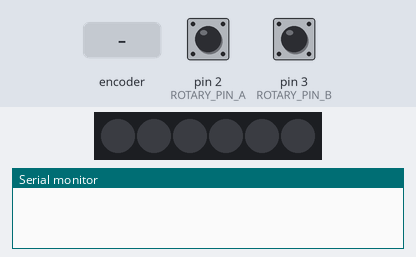
Bench run of a sketch on a simulated Arduino Uno, built with avr-gcc and run on an emulated ATmega328P. On the bench: 6 RGB LEDs in strip order, left to right, the last lines printed to the serial monitor. Inputs (shaded band) come from the test bench; at power-on: pin 2 (ROTARY_PIN_A) HIGH, pin 3 (ROTARY_PIN_B) HIGH.

Above: at 1.2 s.
1.3 s: rotary encoder on pin 2 (ROTARY_PIN_A) / pin 3 (ROTARY_PIN_B) turned 3 steps (first pin leading)
At 2.0 s:
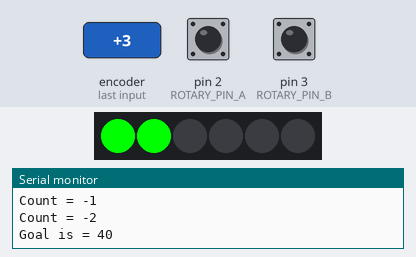
3.4 s: rotary encoder on pin 2 (ROTARY_PIN_A) / pin 3 (ROTARY_PIN_B) turned 3 steps (first pin leading)
At 4.8 s:
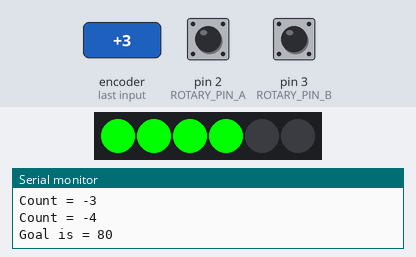
5.5 s: rotary encoder on pin 2 (ROTARY_PIN_A) / pin 3 (ROTARY_PIN_B) turned 3 steps (first pin leading)
At 6.4 s:
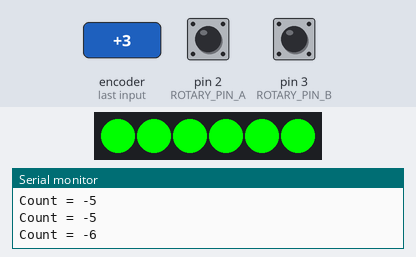
Timing chart, 0 to 27.5 s (numbered marks = the images above; inputs shaded):
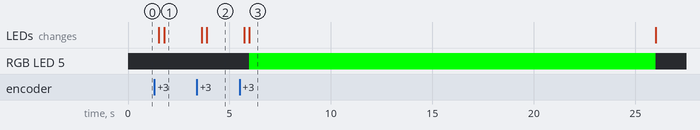

Measured:
- after the input at 1.3 s, the LEDs: first change after 0.23 s (image 1 shows a later state)
- after the input at 3.4 s, the LEDs: first change after 0.23 s (image 2 shows a later state)
- after the input at 5.5 s, RGB LED 5: off → RGB(0, 255, 0) after 0.48 s, → off 20.0 s later; the LEDs: first change after 0.23 s (image 3 shows a later state)

The sketch:

ticktock3_prototype.ino
```cpp
#include <FastLED.h>
#define NUM_LEDS 6
#define LED_PIN 6
#define ROTARY_PIN_A 2
#define ROTARY_PIN_B 3

unsigned long start, current, paused, goal;
int maxStep = 5;
int stepCount = 0;
const int INTERVAL = 3;
const long MINUTE = 20;

volatile boolean fired = false;
volatile long rotaryCount = 0;
volatile long oldRotaryCount = 0;
int tmpIntervalPos = 0;
int tmpIntervalNeg = 0;
int ledLightUp = 0;

CRGB leds[NUM_LEDS];

void countUp() {
  tmpIntervalNeg = 0;
  tmpIntervalPos++;

  if (tmpIntervalPos == INTERVAL) {
    rotaryCount++;
    tmpIntervalPos = 0;
  }
}

void countDown() {
  tmpIntervalPos = 0;
  tmpIntervalNeg++;

  if (tmpIntervalNeg == INTERVAL) {
    rotaryCount--;
    tmpIntervalNeg = 0;
  }
}

// Interrupt Service Routine by Nick Gammon
void isr() {
  static boolean ready;
  static byte pinA, pinB;

  // wait for main program to process it
  if (fired)
    return;

  byte newPinA = digitalRead(ROTARY_PIN_A);
  byte newPinB = digitalRead(ROTARY_PIN_B);

  // Forward is: LH/HH or HL/LL
  // Reverse is: HL/HH or LH/LL

  // so we only record a turn on both the same (HH or LL)
  if (newPinA == newPinB) {
    if (ready) {

      if (newPinA == HIGH) {  // must be HH now
        if (pinA == LOW) {
          countUp();
        } else {
          countDown();
        }
      } else { // must be LL now
        if (pinA == LOW) {
          countDown();
        } else {
          countUp();
        }
      }

      fired = true;
      ready = false;
    }  // end of being ready

    // end of completed click
  } else {
    ready = true;
  }

  pinA = newPinA;
  pinB = newPinB;
}

void reset() {
  for (int i = 0; i < NUM_LEDS; i++) {
    leds[i].setRGB(0, 0, 0);
    FastLED.show();
  }

  // activate pull-up resistors
  digitalWrite(ROTARY_PIN_A, HIGH);
  digitalWrite(ROTARY_PIN_B, HIGH);

  attachInterrupt(0, isr, CHANGE);   // ROTARY_PIN_A
  attachInterrupt(1, isr, CHANGE);   // ROTARY_PIN_B
}

void setup()  {
  Serial.begin (115200);

  FastLED.addLeds<NEOPIXEL, LED_PIN>(leds, NUM_LEDS);
  reset();
}


void loop()  {

  if (fired)
  {
    Serial.print ("Count = ");
    Serial.println (rotaryCount);
    fired = false;

    if (oldRotaryCount < rotaryCount) {
      // clockwise
      start = millis() / 1000;
      if (ledLightUp >= 0) {
        leds[ledLightUp].setRGB(0, 0, 0);
        FastLED.show();

        if (ledLightUp > 0) {
          ledLightUp--;
        }
      }

      if (stepCount > 0) {

        stepCount--;
        goal = stepCount * MINUTE;
        Serial.print ("Goal is = ");
        Serial.println (goal);

      }

    } else if (oldRotaryCount > rotaryCount) {
      // counter-clockwise
      start = millis() / 1000;
      if (ledLightUp < NUM_LEDS) {
        leds[ledLightUp].setRGB(0, 255, 0);
        FastLED.show();

        if (ledLightUp < (NUM_LEDS - 1)) {
          ledLightUp++;
        }
      }


      if (stepCount < maxStep) {
        stepCount++;
        goal = stepCount * MINUTE;
        Serial.print ("Goal is = ");
        Serial.println (goal);

      }
    }

    oldRotaryCount = rotaryCount;
  }

  //for (int i = 1; i <= goal / MINUTE; i++) {
  current = millis() / 1000;

  if ((current - start) > MINUTE) {
    start = start + MINUTE;
    Serial.print ("Time passed the step = ");
    Serial.println (ledLightUp);

    leds[ledLightUp].setRGB(0, 0, 0);
    FastLED.show();

    if (ledLightUp > 0) {
      ledLightUp--;
    }
  }

  //Serial.println ("");


}
```
